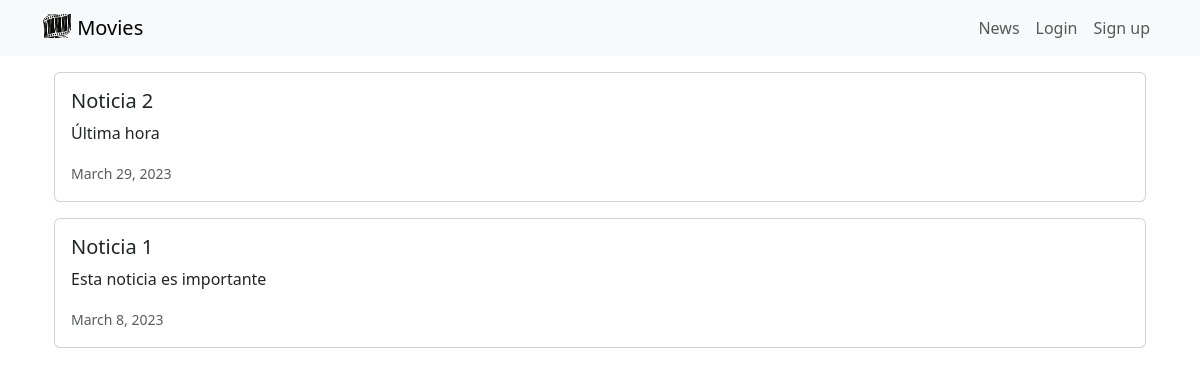
Page /news/ on the committed database.
### news/models.py (models this page shows, shortened)
class News(models.Model):
    headline=models.CharField(max_length=200)
    body=models.TextField()
    date=models.DateField()

### news/views.py (the view)
# urls.py: path('news/', include('news.urls'))
def news(request):
    newss=News.objects.all().order_by('-date')
    return render(request, 'news.html', {'newss':newss})

### news/templates/news.html (shortened to what this page needs)
<!doctype html>
<html lang="en">
<head>
    <link href="https://cdn.jsdelivr.net/npm/bootstrap@5.3.0-alpha2/dist/css/bootstrap.min.css" rel="stylesheet">
</head>
<body>
    {% extends 'base.html' %}
    {% block content %}
    <div class="container">
        {% for news in newss %}
        <div class="card mb-3">
            <div class="row g-0">
                <div>
                    <div class="card-body">
                        <h5 class="card-title">{{ news.headline }}</h5>
                        <p class="card-text">{{ news.body }}</p>
                        <p class="card-text"><small class="text-muted">
                            {{ news.date }}
                        </small></p>
                    </div>
                </div>
            </div>
        </div>
        {% endfor %}
    </div>
    {% endblock content %}

### rows in the picture
News: headline "Noticia 2", body "Última hora", date "March 29, 2023"
News: headline "Noticia 1", body "Esta noticia es importante", date "March 8, 2023"
